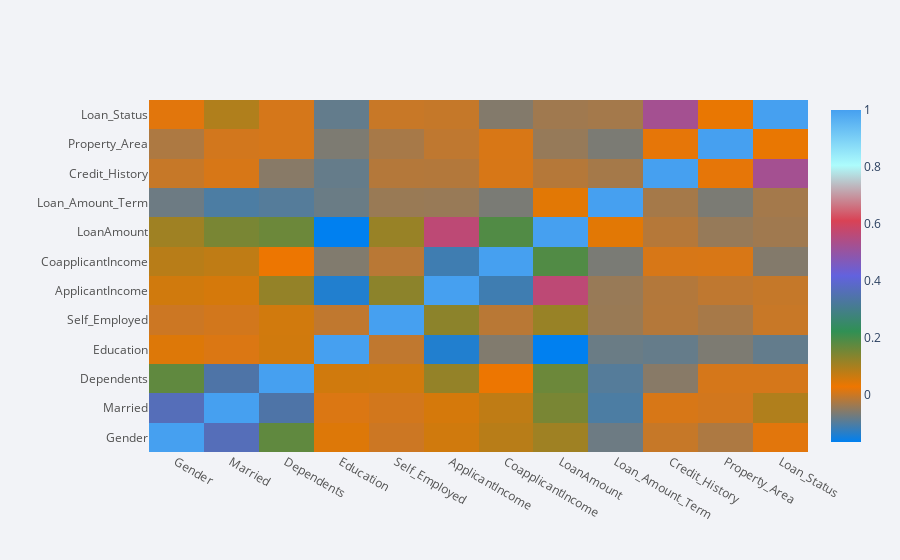

Notebook code cell kept with this figure:
### Code cell
a.corr().iplot(kind='heatmap')

### Figure 1 — Plotly figure (JSON) as saved in the notebook; plotly's stock layout.template omitted (floating-point values rounded to 4 significant figures; data arrays with more than 128 entries replaced by an {"elided": "..."} marker saying what was removed)
{"data": [{"colorscale": [[0, "rgb(0, 128, 240)"], [0.1667, "rgb(238, 118, 0)"], [0.3333, "rgb(48, 144, 84)"], [0.5, "rgb(98, 98, 222)"], [0.6667, "rgb(217, 66, 85)"], [0.8333, "rgb(173, 252, 252)"], [1, "rgb(70, 160, 240)"]], "type": "heatmap", "x": ["Gender", "Married", "Dependents", "Education", "Self_Employed", "ApplicantIncome", "CoapplicantIncome", "LoanAmount", "Loan_Amount_Term", "Credit_History", "Property_Area", "Loan_Status"], "y": ["Gender", "Married", "Dependents", "Education", "Self_Employed", "ApplicantIncome", "CoapplicantIncome", "LoanAmount", "Loan_Amount_Term", "Credit_History", "Property_Area", "Loan_Status"], "z": {"elided": "12x12 float values"}, "zmax": 1, "zmin": -0.167}], "layout": {"legend": {"bgcolor": "#F2F3F7", "font": {"color": "#505050"}}, "paper_bgcolor": "#F2F3F7", "plot_bgcolor": "#F2F3F7", "title": {"font": {"color": "#484848"}}, "xaxis": {"gridcolor": "#E1E5ED", "showgrid": true, "tickfont": {"color": "#505050"}, "title": {"font": {"color": "#505050"}, "text": ""}, "zerolinecolor": "#E1E5ED"}, "yaxis": {"gridcolor": "#E1E5ED", "showgrid": true, "tickfont": {"color": "#505050"}, "title": {"font": {"color": "#505050"}, "text": ""}, "zerolinecolor": "#E1E5ED"}}}
